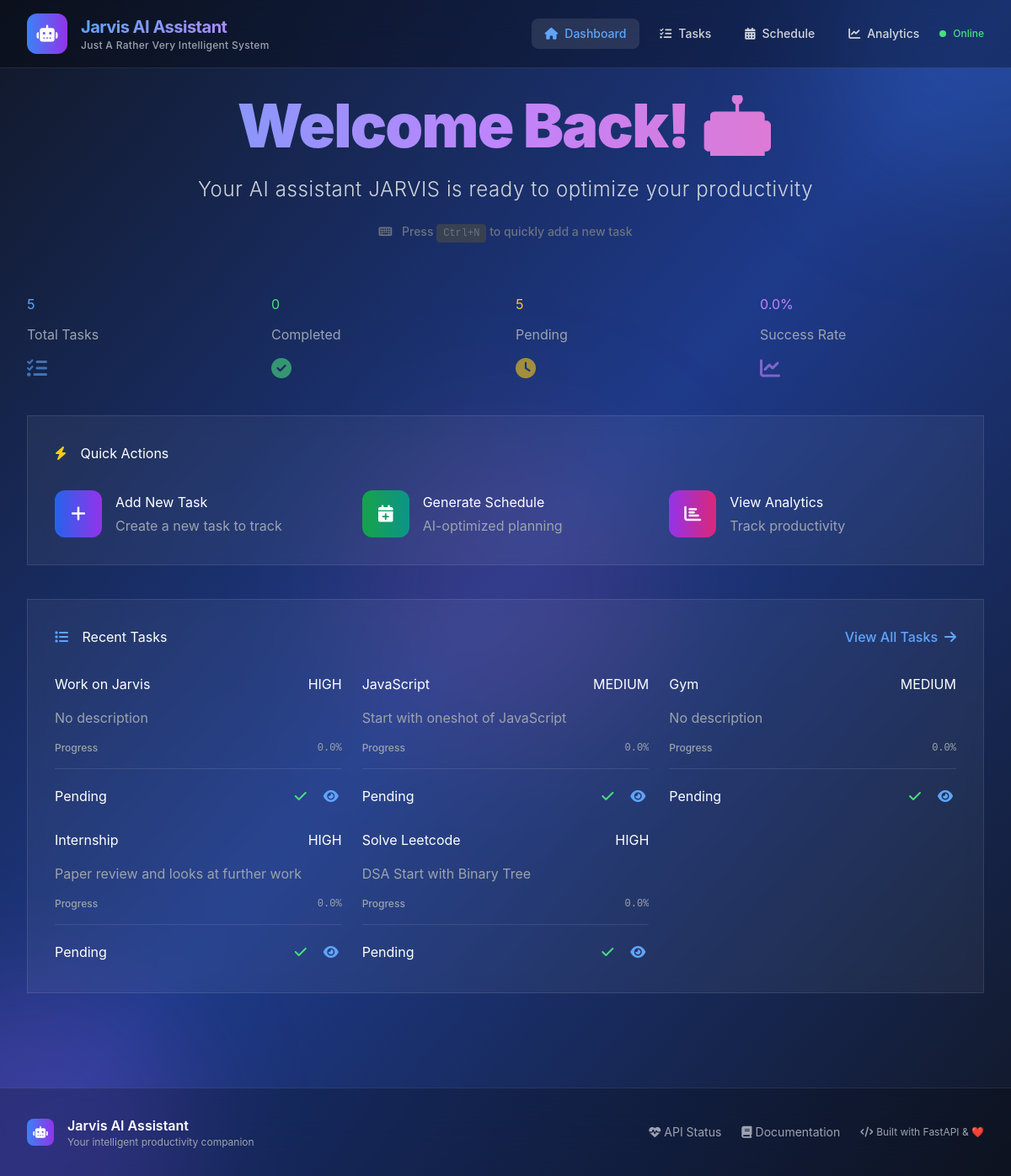
Before: / with the older database file.
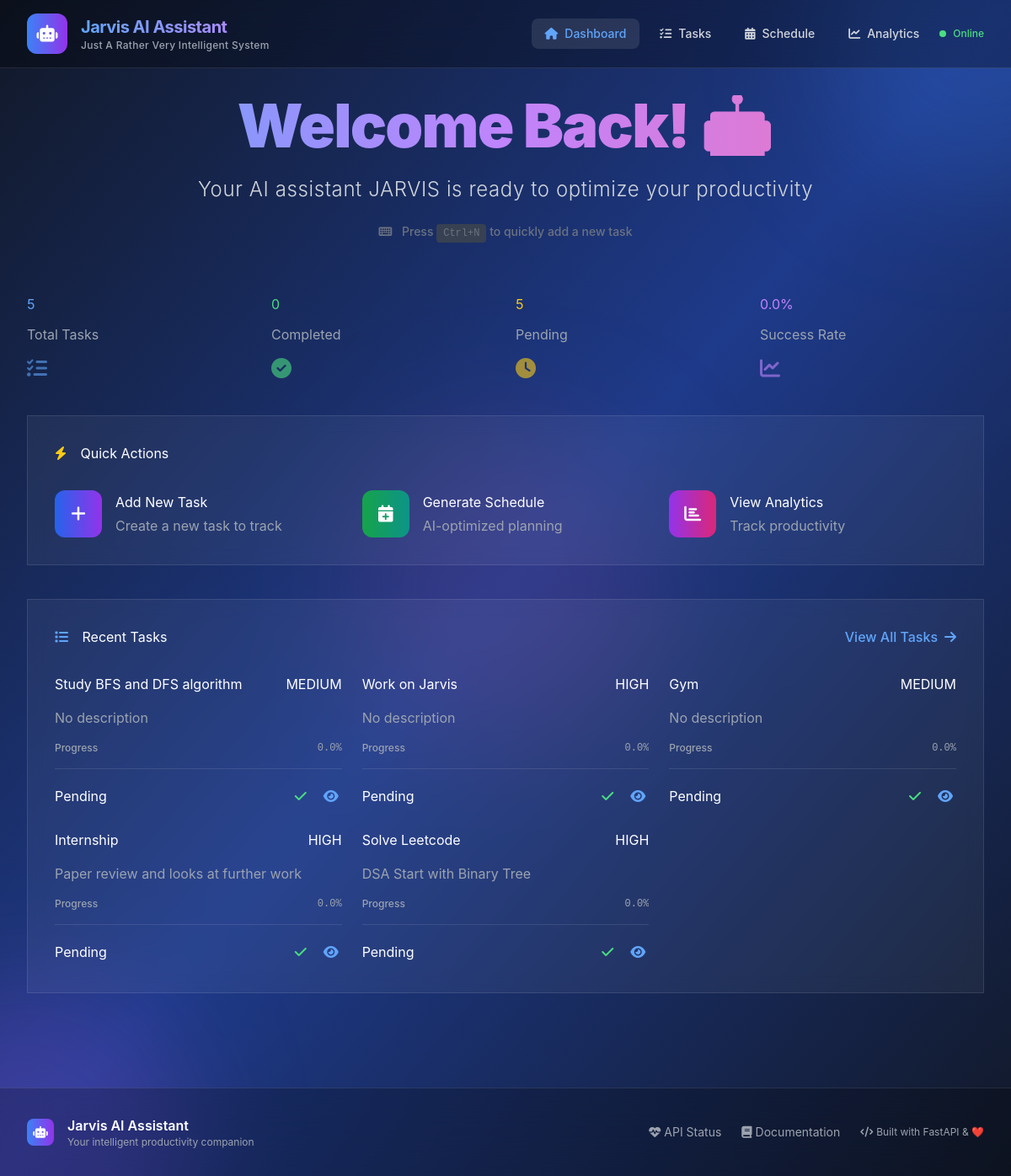
After: the same page with the newer database file.
### smart_scheduler/models/task.py (models this page shows, shortened)
class Task(Base):
    __tablename__ = "tasks"
    id = Column(Integer, primary_key=True, index=True)
    title = Column(String, nullable=False, index=True)
    description = Column(Text)
    status = Column(Enum(TaskStatus), default=TaskStatus.PENDING)
    priority = Column(Enum(TaskPriority), default=TaskPriority.MEDIUM)
    estimated_duration = Column(Integer)  # in minutes
    actual_duration = Column(Integer)     # in minutes
    created_at = Column(DateTime, default=datetime.utcnow)
    updated_at = Column(DateTime, default=datetime.utcnow, onupdate=datetime.utcnow)
    due_date = Column(DateTime)
    completed_at = Column(DateTime)
    category = Column(String, index=True)
    tags = Column(String)  # JSON string for now
    progress_percentage = Column(Float, default=0.0)

### smart_scheduler/main.py (the view)
@app.get("/", response_class=HTMLResponse)
def dashboard(request: Request, db: Session = Depends(get_db)):
    task_service = TaskService(db)
    recent_tasks = task_service.get_tasks(limit=6)
    stats = task_service.get_task_stats()
    return templates.TemplateResponse("dashboard.html", {
        "request": request,
        "recent_tasks": recent_tasks,
        "stats": stats,
        "page_title": "Dashboard"
    })

### smart_scheduler/templates/dashboard.html (shortened to what the changed rows need)
{% extends "base.html" %}
{% block content %}
<div class="space-y-10">
    <div class="text-center mb-16 animate-fade-in">
        <h1 class="text-5xl md:text-7xl font-black bg-gradient-to-r from-blue-400 via-purple-400 to-pink-400 bg-clip-text text-transparent mb-6 tracking-tight leading-none">
        </h1>
    </div>
    <div class="glass p-8 mb-12">
        <h2 class="section-title text-white mb-8">
            <i class="fas fa-bolt text-yellow-400 mr-3"></i>
            Quick Actions
        </h2>
    </div>
    <div class="glass p-8">
        <div class="flex justify-between items-center mb-8">
            <h2 class="section-title text-white">
                <i class="fas fa-list text-blue-400 mr-3"></i>
                Recent Tasks
            </h2>
        </div>
        <div id="recent-tasks" class="grid grid-cols-1 md:grid-cols-2 lg:grid-cols-3 gap-6">
            {% for task in recent_tasks %}
            <div class="task-card group relative overflow-hidden">
                <div class="flex justify-between items-start mb-4">
                    <h4 class="task-title text-white truncate flex-1">{{ task.title }}</h4>
                    <span class="priority-{{ task.priority }}">{{ task.priority.upper() }}</span>
                </div>
                <p class="task-description text-gray-400 mb-4 line-clamp-2">{{ task.description or 'No description' }}</p>
                <div class="mb-4">
                    <div class="flex justify-between text-xs text-gray-400 mb-2">
                        <span class="font-medium">Progress</span>
                        <span class="font-mono">{{ task.progress_percentage }}%</span>
                    </div>
                </div>
                <div class="flex justify-between items-center pt-4 border-t border-white/10">
                    <span class="status-{{ task.status }}">{{ task.status.replace('_', ' ').title() }}</span>
                    <div class="flex space-x-3">
                        {% if task.status != 'completed' %}
                        <button onclick="completeTaskFromDashboard({{ task.id }})" class="text-green-400 hover:text-green-300 transition-colors p-1 hover:bg-green-400/10 rounded">
                            <i class="fas fa-check"></i>
                        </button>
                        {% endif %}
                        <button onclick="window.location.href='/tasks'" class="text-blue-400 hover:text-blue-300 transition-colors p-1 hover:bg-blue-400/10 rounded">
                            <i class="fas fa-eye"></i>
                        </button>
                    </div>
                </div>
            </div>
            {% endfor %}
        </div>
    </div>
</div>
{% endblock %}

Changed rows visible on the page:
removed Task: title "JavaScript", priority "MEDIUM", description "Start with oneshot of JavaScript", progress_percentage "0.0", status.replace "Pending"
added Task: title "Study BFS and DFS algorithm", priority "MEDIUM", description "No description", progress_percentage "0.0", status.replace "Pending"
